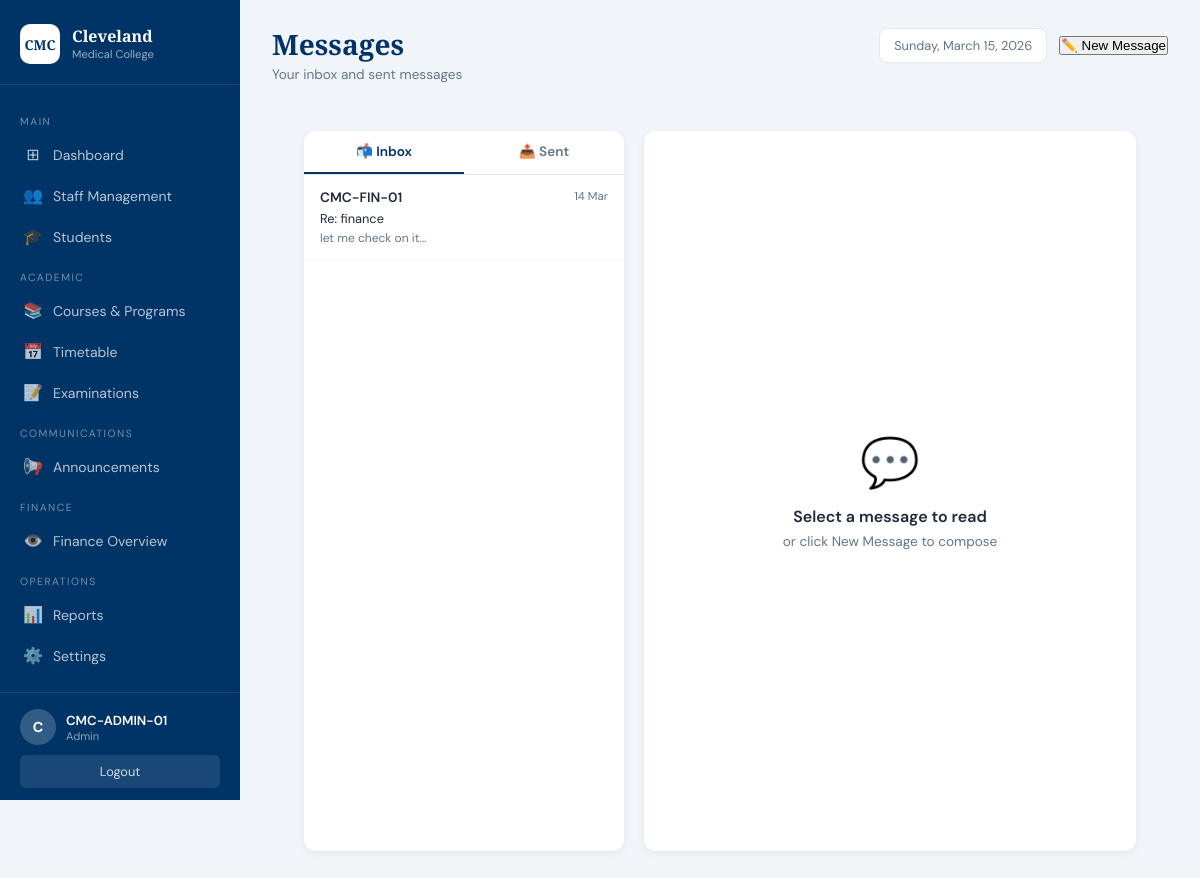
Page /messages (signed in) on the earlier database version.
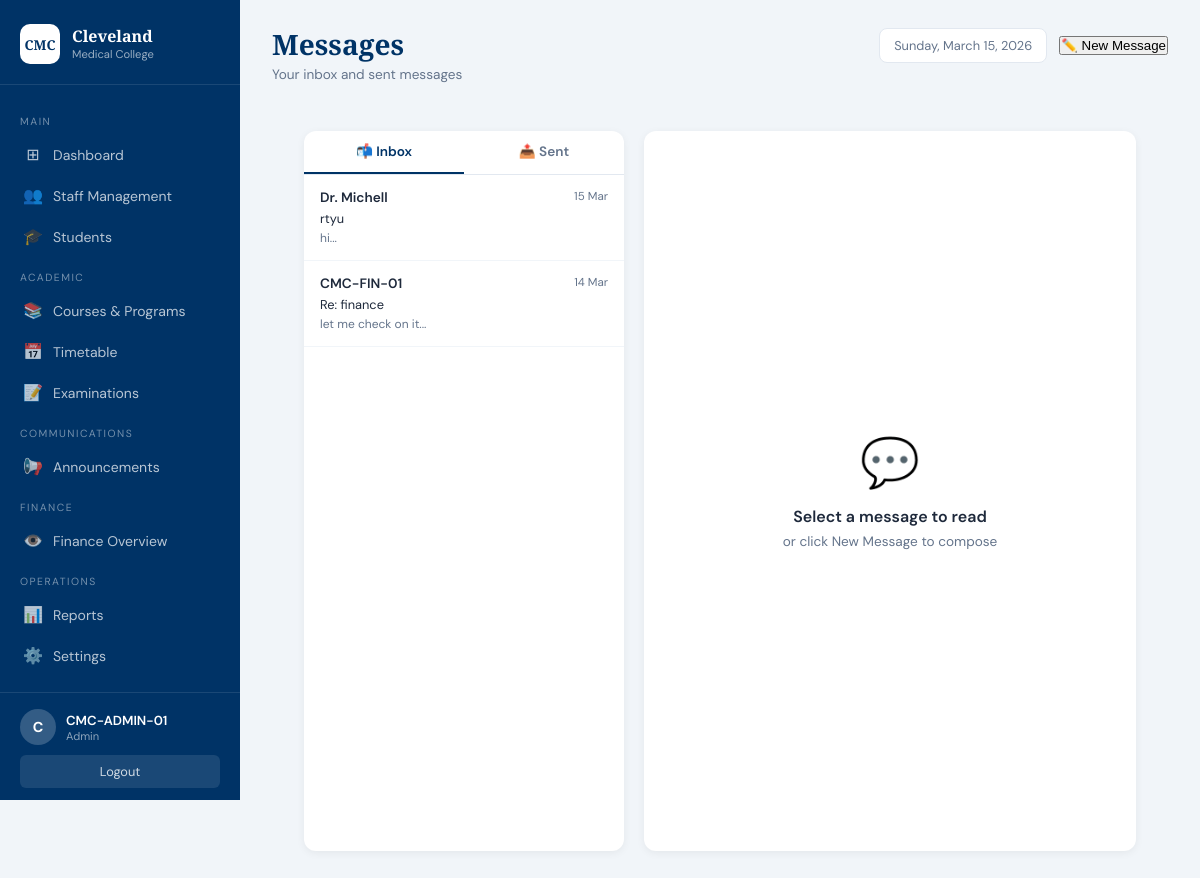
Same page on the later database version.
### backend/app.py (models this page shows)
class Message(db.Model):
    __tablename__ = 'messages'
    id          = db.Column(db.Integer,     primary_key=True)
    sender_id   = db.Column(db.String(100), nullable=False)
    sender_name = db.Column(db.String(200), nullable=False)
    receiver_id = db.Column(db.String(100), nullable=False)
    subject     = db.Column(db.String(200), nullable=False)
    body        = db.Column(db.Text,        nullable=False)
    is_read     = db.Column(db.Boolean,     default=False)
    date_sent   = db.Column(db.DateTime,    default=eat_now)
    reply_to    = db.Column(db.Integer,     db.ForeignKey('messages.id'), nullable=True)

### backend/app.py (the view)
@app.route('/messages')
def messages():
    if not session.get('username'):
        return redirect(url_for('staff_login'))
    username    = session.get('username')
    role        = session.get('role')
    inbox       = Message.query.filter_by(receiver_id=username).order_by(Message.date_sent.desc()).all()
    sent        = Message.query.filter_by(sender_id=username).order_by(Message.date_sent.desc()).all()
    unread      = Message.query.filter_by(receiver_id=username, is_read=False).count()
    auto_to     = request.args.get('to', '')
    if role == 'admin':
        contacts = Staff.query.filter(
            Staff.role.in_(['finance', 'front_office']),
            Staff.staff_id != username
        ).all()
    elif role == 'finance':
        contacts = Staff.query.filter_by(role='admin').all()
    elif role == 'front_office':
        contacts = Staff.query.filter_by(role='admin').all()
    else:
        contacts = []
    auto_contact = None
    if auto_to == 'finance':
        auto_contact = Staff.query.filter_by(role='finance').first()
    return render_template('messages.html',
                           inbox=inbox,
                           sent=sent,
                           unread=unread,
                           contacts=contacts,
                           auto_contact=auto_contact)

### backend/app.py (called while the page is built)
@app.context_processor
def inject_unread():
    if session.get('username'):
        unread = Message.query.filter_by(
            receiver_id = session.get('username'),
            is_read     = False
        ).count()
        return {'unread_messages': unread}
    return {'unread_messages': 0}

### frontend/templates/messages.html (shortened to what this page needs)
<!DOCTYPE html>
<html lang="en">
<head>
    <link rel="stylesheet" href="{{ url_for('static', filename='css/admin_dashboard.css') }}">
</head>
<body>
<aside class="sidebar">
    <div class="sidebar-brand">
        <div class="brand-icon">CMC</div>
        <div><div class="brand-name">Cleveland</div><div class="brand-sub">Medical College</div></div>
    </div>
    <nav class="sidebar-nav">
        {% if session.get('role') == 'admin' %}
        <div class="nav-section-label">Main</div>
        <a href="{{ url_for('admin_dashboard') }}" class="nav-item"><span class="nav-icon">⊞</span> Dashboard</a>
        <a href="{{ url_for('manage_staff') }}" class="nav-item"><span class="nav-icon">👥</span> Staff Management</a>
        <a href="{{ url_for('students') }}" class="nav-item"><span class="nav-icon">🎓</span> Students</a>
        <div class="nav-section-label">Academic</div>
        <a href="{{ url_for('courses') }}" class="nav-item"><span class="nav-icon">📚</span> Courses & Programs</a>
        <a href="{{ url_for('timetable') }}" class="nav-item"><span class="nav-icon">📅</span> Timetable</a>
        <a href="{{ url_for('examinations') }}" class="nav-item"><span class="nav-icon">📝</span> Examinations</a>
        <div class="nav-section-label">Communications</div>
        <a href="{{ url_for('announcements') }}" class="nav-item"><span class="nav-icon">📢</span> Announcements</a>
        <div class="nav-section-label">Finance</div>
        <a href="{{ url_for('finance_overview') }}" class="nav-item"><span class="nav-icon">👁️</span> Finance Overview</a>
        <div class="nav-section-label">Operations</div>
        <a href="{{ url_for('reports') }}" class="nav-item"><span class="nav-icon">📊</span> Reports</a>
        <a href="{{ url_for('settings') }}" class="nav-item"><span class="nav-icon">⚙️</span> Settings</a>
        {% endif %}
    </nav>
    <div class="sidebar-footer">
        <div class="user-info">
            <div class="user-avatar">{{ session.get('full_name', session.get('username','U'))[0] }}</div>
            <div>
                <div class="user-name">{{ session.get('full_name', session.get('username')) }}</div>
                <div class="user-role">{{ session.get('role','') | replace('_',' ') | title }}</div>
            </div>
        </div>
        <a href="{{ url_for('logout') }}" class="logout-btn">Logout</a>
    </div>
</aside>
<main class="main">
    <header class="topbar">
        <div>
            <h1 class="page-title">Messages</h1>
            <p class="page-subtitle">Your inbox and sent messages</p>
        </div>
        <div style="display:flex; align-items:center; gap:12px;">
            <div class="date-badge" id="live-date"></div>
            <button class="btn-primary" onclick="showCompose()"
                    style="display:inline-flex; align-items:center; gap:6px;">
                ✏️ New Message
            </button>
        </div>
    </header>
    <div style="padding:20px 32px;">
        <div class="msg-layout">
            <div class="msg-sidebar">
                <div class="msg-tabs">
                    <div class="msg-tab active" onclick="switchTab('inbox', this)">
                        📬 Inbox
                    </div>
                    <div class="msg-tab" onclick="switchTab('sent', this)">📤 Sent</div>
                </div>
                <div class="msg-list" id="inbox-list">
                    {% for msg in inbox %}
                    <div class="msg-item {{ 'unread' if not msg.is_read else '' }}"
                         onclick="viewMessage(
                             {{ msg.id }},
                             '{{ msg.sender_name | replace("'", "\\'") }}',
                             '{{ msg.subject | replace("'", "\\'") }}',
                             '{{ msg.body | replace("'", "\\'") | replace("\n", "\\n") }}',
                             '{{ msg.date_sent.strftime("%d %b %Y %H:%M") }}',
                             {{ msg.id }},
                             '{{ msg.sender_id }}'
                         )">
                        <div class="msg-item-header">
                            <span class="msg-item-from">
                                {{ msg.sender_name }}
                            </span>
                            <span class="msg-item-date">{{ msg.date_sent.strftime('%d %b') }}</span>
                        </div>
                        <div class="msg-item-subject">{{ msg.subject }}</div>
                        <div class="msg-item-preview">{{ msg.body[:60] }}...</div>
                    </div>
                    {% else %}
                    <div class="empty-state" style="padding:30px; text-align:center;">
                        No messages yet
                    </div>
                    {% endfor %}
                </div>
            </div>
            <div class="msg-main">
                <div class="welcome-panel" id="welcome-panel">
                    <div style="font-size:3rem; margin-bottom:12px;">💬</div>
                    <div style="font-size:1rem; font-weight:600; color:var(--text);">
                        Select a message to read
                    </div>
                    <div style="font-size:0.85rem; color:var(--muted); margin-top:6px;">
                        or click New Message to compose
                    </div>
                </div>
            </div>
        </div>
    </div>
</main>
</body>
</html>

### frontend/static/css/admin_dashboard.css (style rules this page uses)
*, *::before, *::after { box-sizing: border-box; margin: 0; padding: 0; }
:root { --navy: #003366; --navy-lt: #0a4a8a; --red: #c0392b; --green: #1a7a4a; --orange: #d35400; --teal: #0e7490; --purple: #6d28d9; --bg: #f1f5f9; --white: #ffffff; --text: #1e293b; --muted: #64748b; --border: #e2e8f0; --sidebar-w: 240px; }
body { font-family: 'DM Sans', sans-serif; background: var(--bg); color: var(--text); display: flex; min-height: 100vh; }
.sidebar { width: var(--sidebar-w); background: var(--navy); color: white; display: flex; flex-direction: column; position: fixed; top: 0; left: 0; height: 100vh; overflow-y: auto; z-index: 100; }
.sidebar-brand { display: flex; align-items: center; gap: 12px; padding: 24px 20px 20px; border-bottom: 1px solid rgba(255,255,255,0.1); }
.brand-icon { background: white; color: var(--navy); font-family: 'Playfair Display', serif; font-weight: 700; font-size: 0.85rem; width: 40px; height: 40px; border-radius: 10px; display: flex; align-items: center; justify-content: center; flex-shrink: 0; }
.brand-name { font-family: 'Playfair Display', serif; font-size: 1rem; font-weight: 600; line-height: 1.2; }
.brand-sub { font-size: 0.7rem; opacity: 0.6; }
.sidebar-nav { flex: 1; padding: 16px 0; }
.nav-section-label { font-size: 0.65rem; text-transform: uppercase; letter-spacing: 1.5px; opacity: 0.45; padding: 14px 20px 6px; }
.nav-item { display: flex; align-items: center; gap: 10px; padding: 10px 20px; color: rgba(255,255,255,0.72); text-decoration: none; font-size: 0.875rem; font-weight: 400; transition: all .18s; border-left: 3px solid transparent; }
.nav-icon { font-size: 1rem; width: 20px; text-align: center; }
.sidebar-footer { border-top: 1px solid rgba(255,255,255,0.1); padding: 16px 20px; }
.user-info { display: flex; align-items: center; gap: 10px; margin-bottom: 10px; }
.user-avatar { width: 36px; height: 36px; background: rgba(255,255,255,0.2); border-radius: 50%; display: flex; align-items: center; justify-content: center; font-weight: 700; font-size: 0.9rem; flex-shrink: 0; }
.user-name { font-size: 0.82rem; font-weight: 600; }
.user-role { font-size: 0.7rem; opacity: 0.55; }
.logout-btn { display: block; text-align: center; background: rgba(255,255,255,0.1); color: rgba(255,255,255,0.8); text-decoration: none; padding: 8px; border-radius: 6px; font-size: 0.8rem; transition: background .18s; }
.main { margin-left: var(--sidebar-w); flex: 1; padding: 28px 32px; min-height: 100vh; }
.topbar { display: flex; justify-content: space-between; align-items: flex-start; margin-bottom: 28px; }
.page-title { font-family: 'Playfair Display', serif; font-size: 1.75rem; color: var(--navy); line-height: 1.2; }
.page-subtitle { font-size: 0.85rem; color: var(--muted); margin-top: 4px; }
.date-badge { background: white; border: 1px solid var(--border); padding: 8px 14px; border-radius: 8px; font-size: 0.8rem; color: var(--muted); }

### frontend/templates/messages.html (style rules this page uses)
.msg-layout { display: grid; grid-template-columns: 320px 1fr; gap: 20px; height: calc(100vh - 80px); }
.msg-sidebar { background: white; border-radius: 12px; box-shadow: 0 2px 8px rgba(0,0,0,0.06); display: flex; flex-direction: column; overflow: hidden; }
.msg-tabs { display: flex; border-bottom: 1px solid var(--border); }
.msg-tab { flex: 1; padding: 12px; text-align: center; font-size: 0.85rem; font-weight: 600; cursor: pointer; color: var(--muted); border-bottom: 2px solid transparent; transition: all 0.2s; }
.msg-tab.active { color: var(--navy); border-bottom-color: var(--navy); }
.msg-list { flex: 1; overflow-y: auto; }
.msg-item { padding: 14px 16px; border-bottom: 1px solid #f1f5f9; cursor: pointer; transition: background 0.15s; }
.msg-item-header { display: flex; justify-content: space-between; margin-bottom: 4px; }
.msg-item-from { font-size: 0.85rem; font-weight: 600; color: var(--text); }
.msg-item-date { font-size: 0.72rem; color: var(--muted); }
.msg-item-subject { font-size: 0.8rem; color: var(--text); margin-bottom: 3px; }
.msg-item-preview { font-size: 0.75rem; color: var(--muted); white-space: nowrap; overflow: hidden; text-overflow: ellipsis; }
.msg-main { background: white; border-radius: 12px; box-shadow: 0 2px 8px rgba(0,0,0,0.06); display: flex; flex-direction: column; overflow: hidden; }
.welcome-panel { flex: 1; display: flex; align-items: center; justify-content: center; flex-direction: column; color: var(--muted); }

Differences in the rows shown:
added Message: sender_name "Dr. Michell", date_sent "15 Mar", subject "rtyu", body "hi"
